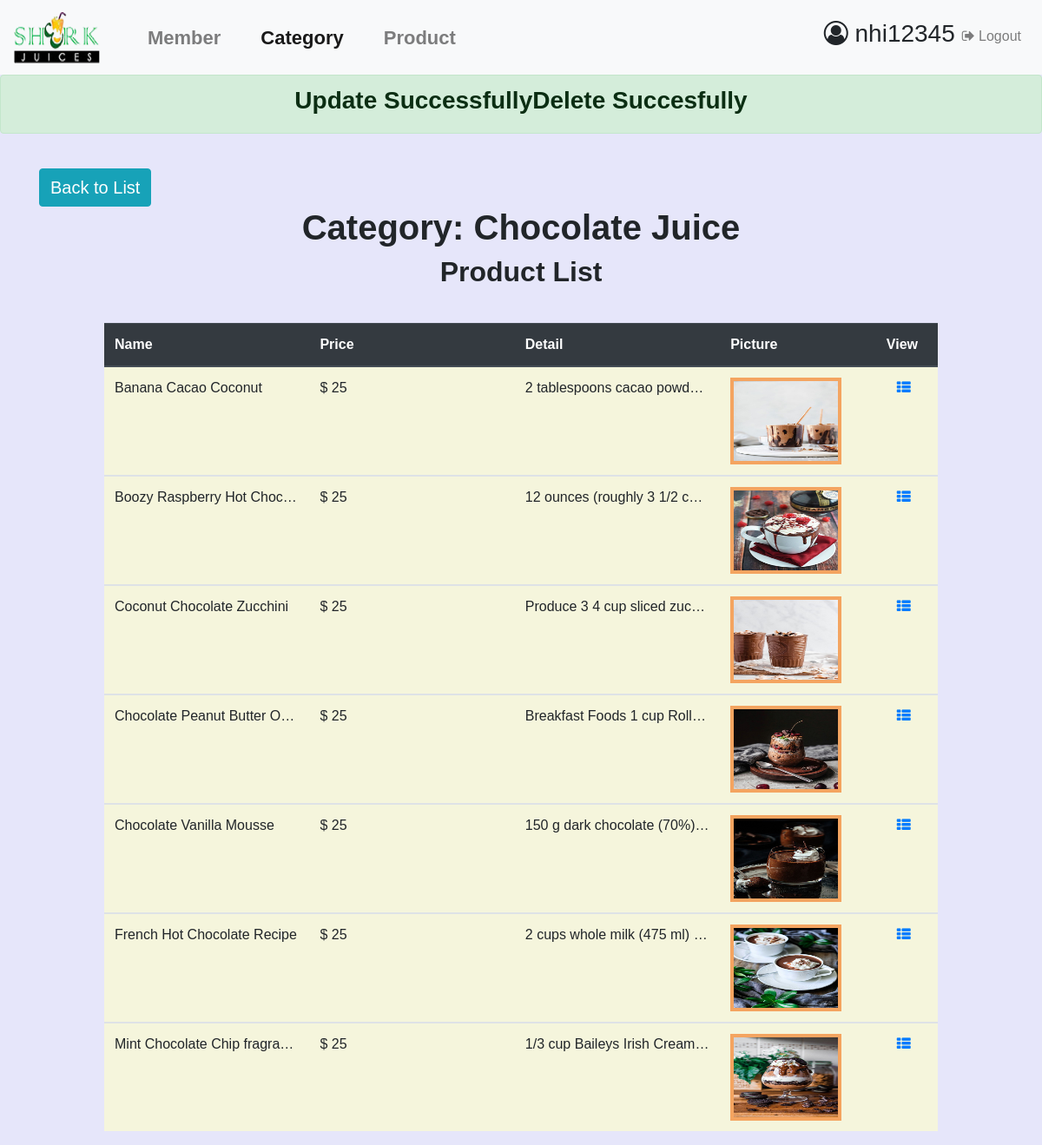
Page /SourceCode/category/show.php?categoryID=3 (signed in) on the committed database.
### tables this page shows
CREATE TABLE IF NOT EXISTS `category` (
  `categoryID` int(11) NOT NULL AUTO_INCREMENT,
  `name` varchar(255) NOT NULL,
  PRIMARY KEY (`categoryID`)
);

CREATE TABLE IF NOT EXISTS `product` (
  `productID` int(11) NOT NULL AUTO_INCREMENT,
  `categoryID` int(11) DEFAULT NULL,
  `name` varchar(255) NOT NULL,
  `detail` text NOT NULL,
  `price` double NOT NULL,
  `picture` varchar(500) DEFAULT NULL,
  PRIMARY KEY (`productID`),
  KEY `categoryID` (`categoryID`),
  CONSTRAINT `product_ibfk_1` FOREIGN KEY (`categoryID`) REFERENCES `category` (`categoryID`)
);

### SourceCode/database+function/database.php (called while the page is built, shortened)
<?php
    function db_connect(){
        $connection = mysqli_connect(DB_SERVER, DB_USER, DB_PASS, DB_NAME);
        return $connection;
    }
    $db = db_connect();
    function db_disconnect(){
        return;
    }
    $sql = "SELECT *
    FROM category AS c
    JOIN product AS p ON c.CategoryID = p.CategoryID ";
    $join = mysqli_query(db_connect(), $sql);
    function confirm_query_result($result){
        global $db;
        if (!$result){
            echo mysqli_error($db);
            db_disconnect($db);
            exit;
        } else {
            return $result;
        }
    }
    function find_category_by_id($id) {
        global $db;
        $sql = "SELECT * FROM category ";
        $sql .= "WHERE categoryID='" . $id . "'";
        $result = mysqli_query($db, $sql);
        $category = mysqli_fetch_assoc($result);
        return $category;
    }
?>

### SourceCode/category/show.php (the view, shortened to what this page needs)
<?php
    require_once('../database+function/database.php');
$errors = [];
function isFormValidated(){
    global $errors;
    return count($errors) == 0;
}
$res = $_GET['categoryID'];
$category = find_category_by_id($res);
?>
<!DOCTYPE html>
<html>
<head>
    <link rel="stylesheet" href="../bs4/css/bootstrap.min.css">
    <link rel="stylesheet" href="../bs4/css/font-awesome.min.css">
    <link rel="stylesheet" href="../bs4/css/custom.css">
</head>
<body>
    <nav class="navbar navbar-expand-md navbar-light bg-light">
        <a href="../member/index.php"><img width="100" height="70" src="../img/logo_brand/logo1.png" class="navbar-brand"></a>
        <div class="collapse navbar-collapse" id="navbarUser1">
            <ul class="navbar-nav font_li_nav">
                <li>
                    <a href="../member/index.php" class="nav-item nav-link">Member</a>
                </li>
                <li>
                    <a class="nav-item nav-link active" href="../category/category.php">Category</a>
                </li>
                <li>
                    <a class="nav-item nav-link" href="../product/product.php">Product</a>
                </li>
            </ul>
            <ul class="navbar-nav ml-auto">
                <li class="nav-item">
                    <h3 > <i class="fa fa-user-circle-o"> </i> <?php echo isset($_SESSION['username'])?$_SESSION['username']: redirect_to('../login/login.php'); ?></h3>
                </li>
                <li class="nav-item">
                    <a href=<?php echo '../login/login.php'; ?> class="nav-item nav-link" class="fa fa-sign-out"> <i class="fa fa-sign-out"></i> Logout </a>
                </li>
            </ul>
        </div>
    </nav>
    <?php include('../database+function/successfully.php'); ?>
    <div class="container">
    <br>
        <a class="btn btn-info" href="../category/category.php">Back to List</a>
    </div>
    <div>
        <h1 class="tittle">Category: <?php echo isFormValidated() ? $category['name'] : $_POST['name']?></h1>
    </div>
    <h2 class="tittle">Product List</h2>
    <div class="table-container">
            <table class="table table-striped">
                <thead class="thead-dark">
                    <tr>
                        <th>Name</th>
                        <th>Price</th>
                        <th>Detail</th>
                        <th>Picture</th>
                        <th>View</th>
                    </tr>
                </thead>
                <?php
                    if(mysqli_num_rows($join) > 0){
                        while($row = mysqli_fetch_array($join)){
                ?>
                <?php if($row['categoryID'] == $category['categoryID']): ?>
                    <tbody>
                        <tr class="table-link">
                            <td data-label="Name" class="show_detail"><?php echo $row['name']; ?></td>
                            <td data-label="Price" class="show_detail">$ <?php echo $row['price']; ?></td>
                            <td data-label="Detail" class="show_detail"><?php echo $row['detail']; ?></span></td>
                            <td data-label="Picture"><img class="img-rounded" id="img_show" width="128px" height="100px" src="<?php echo '../img/product/' . $row['picture']; ?>"></td>
                            <td data-label="View"><a href="<?php echo 'view.php?productID='. $row['productID']; ?>" class="fa fa-th-list"></a></td>
                        </tr>
                    </tbody>
                <?php endif; ?>
                <?php
                        }
                    }
                ?>
            </table>
        </div>
</body>
</html>

### SourceCode/database+function/successfully.php (shortened to what this page needs)
<?php if(isset($_SESSION['update']) || isset($_SESSION['delete'])): ?>
<div class="alert alert-success" style="text-align:center;">
    <h3 class="alert-link">
        <?php
            echo isset($_SESSION['update'])? $_SESSION['update'] : '';
            echo isset($_SESSION['delete'])? $_SESSION['delete'] : '';
        ?>
    </h3>
</div>
<?php endif; ?>

### SourceCode/bs4/css/custom.css (style rules this page uses)
* { margin: 0; padding: 0; box-sizing: border-box; }
body { font-family: sans-serif; background:#E6E6FA; }
.table-link a { margin-left: 12px; }
.tittle { text-align: center; font-weight: bold; }
.img-rounded { border: 4px #F4A460 solid; }
.table-container { padding: 0 10%; margin: 40px 0 auto; }
.table { width: 100%; border-collapse: collapse; }
.btn-info { font-size: 20px; }
.show_detail { max-width: 200px; min-width: 200px; overflow: hidden; text-overflow: ellipsis; white-space: nowrap; }
.img-rounded { padding: 0; }
table tbody tr td { background-color: #F5F5DC; }
.font_li_nav li { font-size: 22px; margin-left:30px; font-weight:bold; }

### rows in the picture
category: name "Chocolate Juice"
product: name "Banana Cacao Coconut", price "25", detail "2 tablespoons cacao powd…", picture (picture)
product: name "Boozy Raspberry Hot Choc…", price "25", detail "12 ounces (roughly 3 1/2 c…", picture (picture)
product: name "Coconut Chocolate Zucchini", price "25", detail "Produce 3 4 cup sliced zuc…", picture (picture)
product: name "Chocolate Peanut Butter O…", price "25", detail "Breakfast Foods 1 cup Roll…", picture (picture)
product: name "Chocolate Vanilla Mousse", price "25", detail "150 g dark chocolate (70%)…", picture (picture)
product: name "French Hot Chocolate Recipe", price "25", detail "2 cups whole milk (475 ml)…", picture (picture)
product: name "Mint Chocolate Chip fragra…", price "25", detail "1/3 cup Baileys Irish Cream…", picture (picture)

### other values in the picture
$_SESSION['username'] "nhi12345"
$_SESSION['update'] "Update Successfully"
$_SESSION['delete'] "Delete Succesfully"
